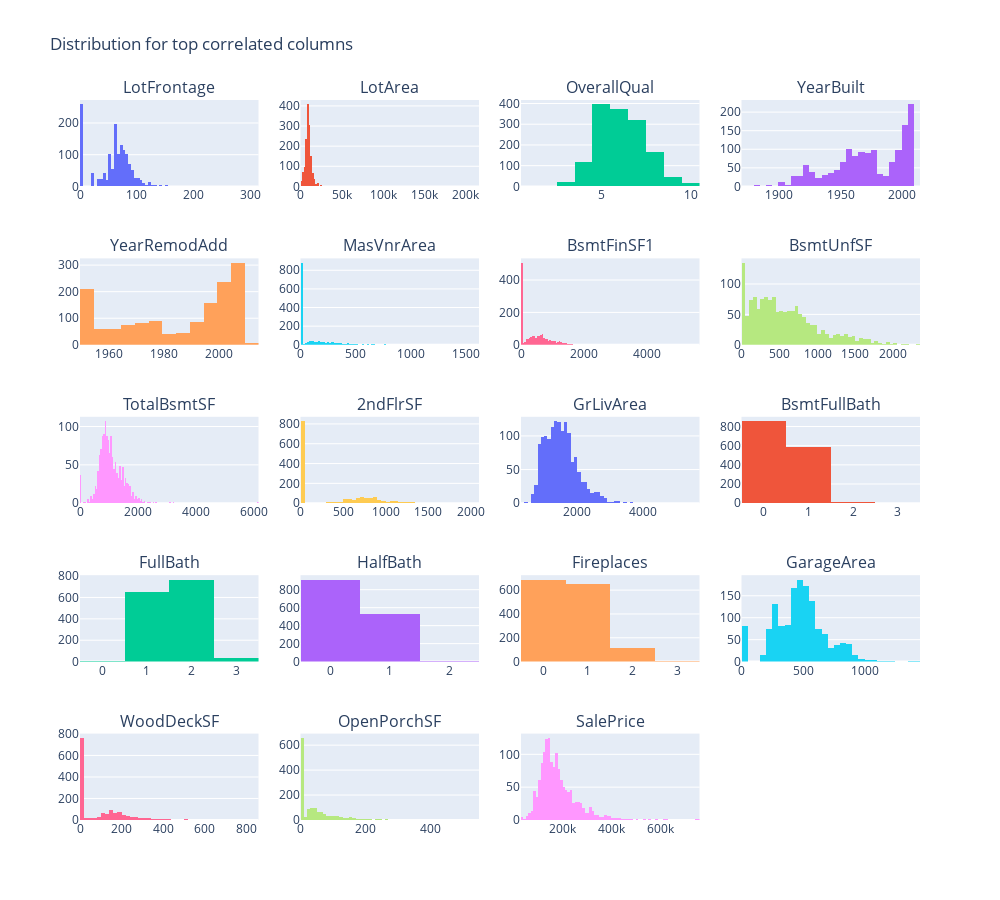

Notebook code cell kept with this figure:
### Code cell
fig = make_subplots(rows=5, cols=4, subplot_titles=top_correlated_columns)
row, col = 1,1
for c in top_correlated_columns:
    fig.add_trace(
        go.Histogram(
            x = train_df[c], showlegend=False
        ),
        row = row, col = col
    )
    if col < 4: 
        col += 1
    else: 
        row += 1
        col = 1
fig.update_layout(height=900, width=1000, title_text="Distribution for top correlated columns")
fig.show()

### Figure 1 — Plotly figure (JSON) as saved in the notebook; plotly's stock layout.template omitted (floating-point values rounded to 4 significant figures; data arrays with more than 128 entries replaced by an {"elided": "..."} marker saying what was removed)
{"data": [{"showlegend": false, "type": "histogram", "x": {"elided": "1459 int values"}, "xaxis": "x", "yaxis": "y"}, {"showlegend": false, "type": "histogram", "x": {"elided": "1459 int values"}, "xaxis": "x2", "yaxis": "y2"}, {"showlegend": false, "type": "histogram", "x": {"elided": "1459 int values"}, "xaxis": "x3", "yaxis": "y3"}, {"showlegend": false, "type": "histogram", "x": {"elided": "1459 int values"}, "xaxis": "x4", "yaxis": "y4"}, {"showlegend": false, "type": "histogram", "x": {"elided": "1459 int values"}, "xaxis": "x5", "yaxis": "y5"}, {"showlegend": false, "type": "histogram", "x": {"elided": "1459 int values"}, "xaxis": "x6", "yaxis": "y6"}, {"showlegend": false, "type": "histogram", "x": {"elided": "1459 int values"}, "xaxis": "x7", "yaxis": "y7"}, {"showlegend": false, "type": "histogram", "x": {"elided": "1459 int values"}, "xaxis": "x8", "yaxis": "y8"}, {"showlegend": false, "type": "histogram", "x": {"elided": "1459 int values"}, "xaxis": "x9", "yaxis": "y9"}, {"showlegend": false, "type": "histogram", "x": {"elided": "1459 int values"}, "xaxis": "x10", "yaxis": "y10"}, {"showlegend": false, "type": "histogram", "x": {"elided": "1459 int values"}, "xaxis": "x11", "yaxis": "y11"}, {"showlegend": false, "type": "histogram", "x": {"elided": "1459 int values"}, "xaxis": "x12", "yaxis": "y12"}, {"showlegend": false, "type": "histogram", "x": {"elided": "1459 int values"}, "xaxis": "x13", "yaxis": "y13"}, {"showlegend": false, "type": "histogram", "x": {"elided": "1459 int values"}, "xaxis": "x14", "yaxis": "y14"}, {"showlegend": false, "type": "histogram", "x": {"elided": "1459 int values"}, "xaxis": "x15", "yaxis": "y15"}, {"showlegend": false, "type": "histogram", "x": {"elided": "1459 int values"}, "xaxis": "x16", "yaxis": "y16"}, {"showlegend": false, "type": "histogram", "x": {"elided": "1459 int values"}, "xaxis": "x17", "yaxis": "y17"}, {"showlegend": false, "type": "histogram", "x": {"elided": "1459 int values"}, "xaxis": "x18", "yaxis": "y18"}, {"showlegend": false, "type": "histogram", "x": {"elided": "1459 int values"}, "xaxis": "x19", "yaxis": "y19"}], "layout": {"annotations": [{"font": {"size": 16}, "showarrow": false, "text": "LotFrontage", "x": 0.1062, "xanchor": "center", "xref": "paper", "y": 1, "yanchor": "bottom", "yref": "paper"}, {"font": {"size": 16}, "showarrow": false, "text": "LotArea", "x": 0.3688, "xanchor": "center", "xref": "paper", "y": 1, "yanchor": "bottom", "yref": "paper"}, {"font": {"size": 16}, "showarrow": false, "text": "OverallQual", "x": 0.6313, "xanchor": "center", "xref": "paper", "y": 1, "yanchor": "bottom", "yref": "paper"}, {"font": {"size": 16}, "showarrow": false, "text": "YearBuilt", "x": 0.8938, "xanchor": "center", "xref": "paper", "y": 1, "yanchor": "bottom", "yref": "paper"}, {"font": {"size": 16}, "showarrow": false, "text": "YearRemodAdd", "x": 0.1062, "xanchor": "center", "xref": "paper", "y": 0.78, "yanchor": "bottom", "yref": "paper"}, {"font": {"size": 16}, "showarrow": false, "text": "MasVnrArea", "x": 0.3688, "xanchor": "center", "xref": "paper", "y": 0.78, "yanchor": "bottom", "yref": "paper"}, {"font": {"size": 16}, "showarrow": false, "text": "BsmtFinSF1", "x": 0.6313, "xanchor": "center", "xref": "paper", "y": 0.78, "yanchor": "bottom", "yref": "paper"}, {"font": {"size": 16}, "showarrow": false, "text": "BsmtUnfSF", "x": 0.8938, "xanchor": "center", "xref": "paper", "y": 0.78, "yanchor": "bottom", "yref": "paper"}, {"font": {"size": 16}, "showarrow": false, "text": "TotalBsmtSF", "x": 0.1062, "xanchor": "center", "xref": "paper", "y": 0.56, "yanchor": "bottom", "yref": "paper"}, {"font": {"size": 16}, "showarrow": false, "text": "2ndFlrSF", "x": 0.3688, "xanchor": "center", "xref": "paper", "y": 0.56, "yanchor": "bottom", "yref": "paper"}, {"font": {"size": 16}, "showarrow": false, "text": "GrLivArea", "x": 0.6313, "xanchor": "center", "xref": "paper", "y": 0.56, "yanchor": "bottom", "yref": "paper"}, {"font": {"size": 16}, "showarrow": false, "text": "BsmtFullBath", "x": 0.8938, "xanchor": "center", "xref": "paper", "y": 0.56, "yanchor": "bottom", "yref": "paper"}, {"font": {"size": 16}, "showarrow": false, "text": "FullBath", "x": 0.1062, "xanchor": "center", "xref": "paper", "y": 0.34, "yanchor": "bottom", "yref": "paper"}, {"font": {"size": 16}, "showarrow": false, "text": "HalfBath", "x": 0.3688, "xanchor": "center", "xref": "paper", "y": 0.34, "yanchor": "bottom", "yref": "paper"}, {"font": {"size": 16}, "showarrow": false, "text": "Fireplaces", "x": 0.6313, "xanchor": "center", "xref": "paper", "y": 0.34, "yanchor": "bottom", "yref": "paper"}, {"font": {"size": 16}, "showarrow": false, "text": "GarageArea", "x": 0.8938, "xanchor": "center", "xref": "paper", "y": 0.34, "yanchor": "bottom", "yref": "paper"}, {"font": {"size": 16}, "showarrow": false, "text": "WoodDeckSF", "x": 0.1062, "xanchor": "center", "xref": "paper", "y": 0.12, "yanchor": "bottom", "yref": "paper"}, {"font": {"size": 16}, "showarrow": false, "text": "OpenPorchSF", "x": 0.3688, "xanchor": "center", "xref": "paper", "y": 0.12, "yanchor": "bottom", "yref": "paper"}, {"font": {"size": 16}, "showarrow": false, "text": "SalePrice", "x": 0.6313, "xanchor": "center", "xref": "paper", "y": 0.12, "yanchor": "bottom", "yref": "paper"}], "height": 900, "title": {"text": "Distribution for top correlated columns"}, "width": 1000, "xaxis": {"anchor": "y", "domain": [0, 0.2125]}, "xaxis10": {"anchor": "y10", "domain": [0.2625, 0.475]}, "xaxis11": {"anchor": "y11", "domain": [0.525, 0.7375]}, "xaxis12": {"anchor": "y12", "domain": [0.7875, 1]}, "xaxis13": {"anchor": "y13", "domain": [0, 0.2125]}, "xaxis14": {"anchor": "y14", "domain": [0.2625, 0.475]}, "xaxis15": {"anchor": "y15", "domain": [0.525, 0.7375]}, "xaxis16": {"anchor": "y16", "domain": [0.7875, 1]}, "xaxis17": {"anchor": "y17", "domain": [0, 0.2125]}, "xaxis18": {"anchor": "y18", "domain": [0.2625, 0.475]}, "xaxis19": {"anchor": "y19", "domain": [0.525, 0.7375]}, "xaxis2": {"anchor": "y2", "domain": [0.2625, 0.475]}, "xaxis20": {"anchor": "y20", "domain": [0.7875, 1]}, "xaxis3": {"anchor": "y3", "domain": [0.525, 0.7375]}, "xaxis4": {"anchor": "y4", "domain": [0.7875, 1]}, "xaxis5": {"anchor": "y5", "domain": [0, 0.2125]}, "xaxis6": {"anchor": "y6", "domain": [0.2625, 0.475]}, "xaxis7": {"anchor": "y7", "domain": [0.525, 0.7375]}, "xaxis8": {"anchor": "y8", "domain": [0.7875, 1]}, "xaxis9": {"anchor": "y9", "domain": [0, 0.2125]}, "yaxis": {"anchor": "x", "domain": [0.88, 1]}, "yaxis10": {"anchor": "x10", "domain": [0.44, 0.56]}, "yaxis11": {"anchor": "x11", "domain": [0.44, 0.56]}, "yaxis12": {"anchor": "x12", "domain": [0.44, 0.56]}, "yaxis13": {"anchor": "x13", "domain": [0.22, 0.34]}, "yaxis14": {"anchor": "x14", "domain": [0.22, 0.34]}, "yaxis15": {"anchor": "x15", "domain": [0.22, 0.34]}, "yaxis16": {"anchor": "x16", "domain": [0.22, 0.34]}, "yaxis17": {"anchor": "x17", "domain": [0, 0.12]}, "yaxis18": {"anchor": "x18", "domain": [0, 0.12]}, "yaxis19": {"anchor": "x19", "domain": [0, 0.12]}, "yaxis2": {"anchor": "x2", "domain": [0.88, 1]}, "yaxis20": {"anchor": "x20", "domain": [0, 0.12]}, "yaxis3": {"anchor": "x3", "domain": [0.88, 1]}, "yaxis4": {"anchor": "x4", "domain": [0.88, 1]}, "yaxis5": {"anchor": "x5", "domain": [0.66, 0.78]}, "yaxis6": {"anchor": "x6", "domain": [0.66, 0.78]}, "yaxis7": {"anchor": "x7", "domain": [0.66, 0.78]}, "yaxis8": {"anchor": "x8", "domain": [0.66, 0.78]}, "yaxis9": {"anchor": "x9", "domain": [0.44, 0.56]}}}
